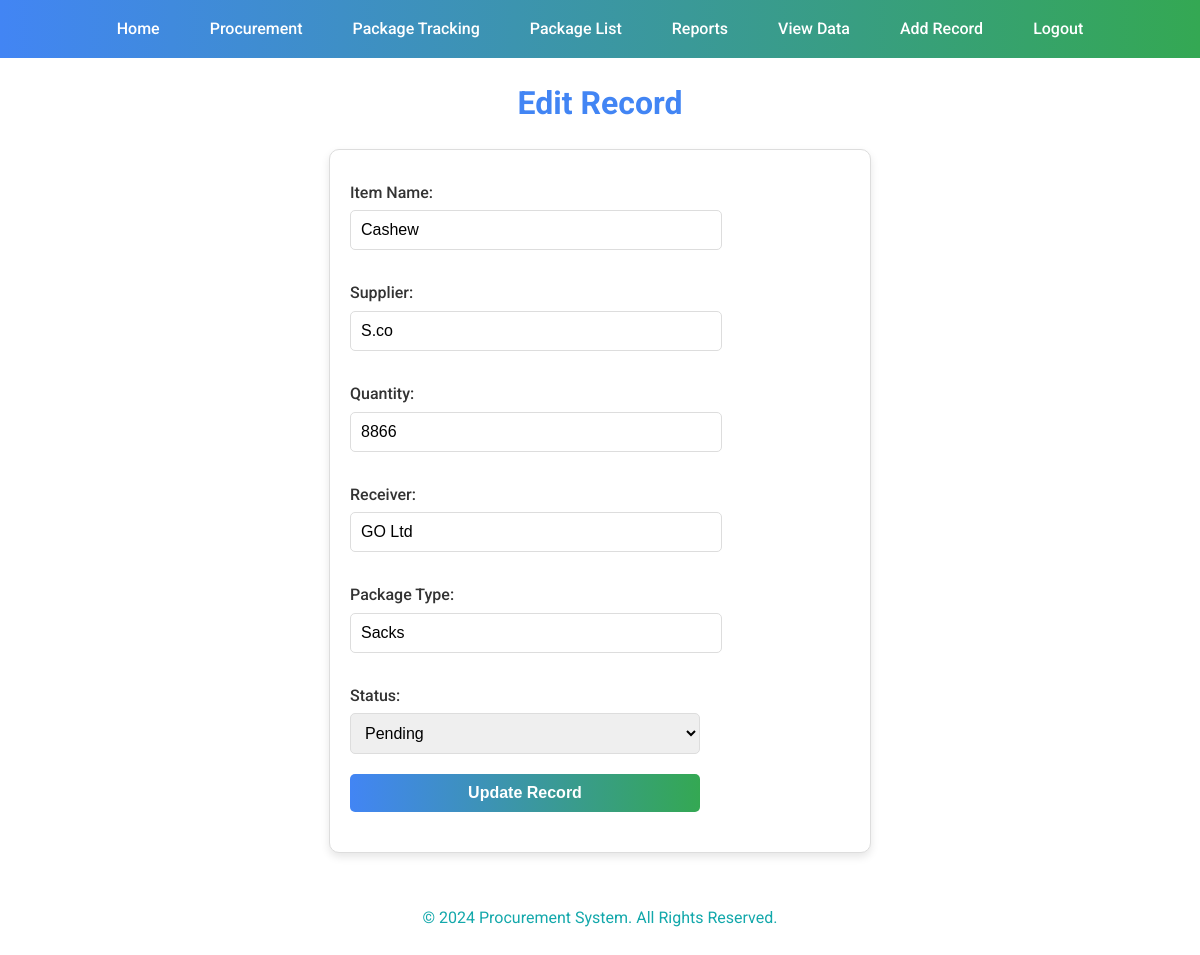
Page /edit/4 (signed in) on the committed database.
### app.py (models this page shows)
class Procurement(db.Model):
    __tablename__ = 'procurement'
    id = db.Column(db.Integer, primary_key=True)
    item_name = db.Column(db.String(100), nullable=False)
    supplier = db.Column(db.String(100), nullable=False)
    quantity = db.Column(db.Integer, nullable=False)
    receiver = db.Column(db.String(100), nullable=False)
    package_type = db.Column(db.String(100), nullable=False)
    status = db.Column(db.String(100), nullable=False)

### app.py (the view, shortened to what this page needs)
@app.route('/edit/<int:id>', methods=['GET', 'POST'])
@login_required
def edit(id):
    record = Procurement.query.get_or_404(id)
    return render_template('edit.html', record=record)

### app.py (called while the page is built)
@login_manager.user_loader
def load_user(user_id):
    return User.query.get(int(user_id))

### templates/edit.html (shortened to what this page needs)
{% extends 'base.html' %}
{% block content %}
<h1>Edit Record</h1>
<form method="POST" action="{{ url_for('edit', id=record.id) }}">
    <label>Item Name:</label>
    <input type="text" name="item_name" value="{{ record.item_name }}" required>
    <label>Supplier:</label>
    <input type="text" name="supplier" value="{{ record.supplier }}" required>
    <label>Quantity:</label>
    <input type="number" name="quantity" value="{{ record.quantity }}" required>
    <label>Receiver:</label>
    <input type="text" name="receiver" value="{{ record.receiver }}" required>
    <label>Package Type:</label>
    <input type="text" name="package_type" value="{{ record.package_type }}" required>
    <label>Status:</label>
    <select name="status" required>
        <option value="Pending" {% if record.status == 'Pending' %}selected{% endif %}>Pending</option>
    </select>
    <button type="submit">Update Record</button>
</form>
{% endblock %}

### static/css/styles.css (style rules this page uses)
body { font-family: 'Roboto', sans-serif; margin: 0; padding: 0; color: #333; line-height: 1.6; }
body::before { content: ''; position: absolute; top: 0; left: 0; width: 100%; height: 100%; z-index: -1; background-size: cover; background-repeat: no-repeat; background-position: center; animation: slideshow 30s infinite; }
form { background: white; border: 1px solid #ddd; padding: 20px; border-radius: 10px; max-width: 500px; margin: 20px auto; box-shadow: 0 4px 8px rgba(0, 0, 0, 0.1); }
form label { display: block; margin: 10px 0 5px; font-weight: 500; color: #333; }
form input, form select, form button { width: 70%; padding: 10px; margin-bottom: 20px; border: 1px solid #ddd; border-radius: 5px; font-size: 1rem; }
form button { background: linear-gradient(to right, #4285F4, #34A853); border: none; color: white; font-size: 1rem; font-weight: bold; cursor: pointer; transition: background 0.3s ease, box-shadow 0.3s ease; }
button { width: 85%; padding: 10px; margin-bottom: 20px; border: 1px solid #ddd; border-radius: 5px; font-size: 1rem; }
button { display: inline; background: linear-gradient(to right, #4285F4, #34A853); border: none; color: white; font-size: 1rem; font-weight: bold; cursor: pointer; transition: background 0.3s ease, box-shadow 0.3s ease; }
h1, h2, h3 { color: #4285F4; text-align: center; margin: 20px 0; }

### rows in the picture
Procurement: item_name "Cashew", supplier "S.co", quantity "8866", receiver "GO Ltd", package_type "Sacks", status "Pending"
